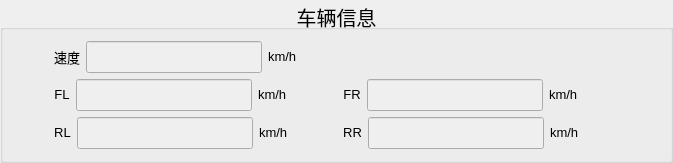
     <widget class="QGroupBox" name="groupBox_6">
      <property name="font">
       <font>
        <pointsize>15</pointsize>
       </font>
      </property>
      <property name="title">
       <string>车辆信息</string>
      </property>
      <property name="alignment">
       <set>Qt::AlignCenter</set>
      </property>
      <layout class="QGridLayout" name="gridLayout_10">
       <item row="1" column="0">
        <spacer name="horizontalSpacer_24">
         <property name="orientation">
          <enum>Qt::Horizontal</enum>
         </property>
         <property name="sizeHint" stdset="0">
          <size>
           <width>40</width>
           <height>20</height>
          </size>
         </property>
        </spacer>
       </item>
       <item row="0" column="1">
        <layout class="QHBoxLayout" name="horizontalLayout_29">
         <item>
          <widget class="QLabel" name="label_10">
           <property name="sizePolicy">
            <sizepolicy hsizetype="Fixed" vsizetype="Fixed">
             <horstretch>0</horstretch>
             <verstretch>0</verstretch>
            </sizepolicy>
           </property>
           <property name="font">
            <font>
             <pointsize>10</pointsize>
             <bold>false</bold>
             <kerning>true</kerning>
            </font>
           </property>
           <property name="text">
            <string>速度</string>
           </property>
           <property name="alignment">
            <set>Qt::AlignCenter</set>
           </property>
          </widget>
         </item>
         <item>
          <widget class="QLineEdit" name="LineEdit_VehicleSpeed">
           <property name="enabled">
            <bool>false</bool>
           </property>
           <property name="readOnly">
            <bool>true</bool>
           </property>
          </widget>
         </item>
         <item>
          <widget class="QLabel" name="label_43">
           <property name="enabled">
            <bool>true</bool>
           </property>
           <property name="sizePolicy">
            <sizepolicy hsizetype="Fixed" vsizetype="Fixed">
             <horstretch>0</horstretch>
             <verstretch>0</verstretch>
            </sizepolicy>
           </property>
           <property name="font">
            <font>
             <pointsize>10</pointsize>
             <bold>false</bold>
             <kerning>true</kerning>
            </font>
           </property>
           <property name="text">
            <string>km/h</string>
           </property>
          </widget>
         </item>
         <item>
          <spacer name="horizontalSpacer_15">
           <property name="orientation">
            <enum>Qt::Horizontal</enum>
           </property>
           <property name="sizeHint" stdset="0">
            <size>
             <width>40</width>
             <height>20</height>
            </size>
           </property>
          </spacer>
         </item>
        </layout>
       </item>
       <item row="2" column="2">
        <layout class="QHBoxLayout" name="horizontalLayout_33">
         <item>
          <widget class="QLabel" name="label_104">
           <property name="sizePolicy">
            <sizepolicy hsizetype="Fixed" vsizetype="Fixed">
             <horstretch>0</horstretch>
             <verstretch>0</verstretch>
            </sizepolicy>
           </property>
           <property name="font">
            <font>
             <pointsize>10</pointsize>
             <bold>false</bold>
             <kerning>true</kerning>
            </font>
           </property>
           <property name="text">
            <string>RR</string>
           </property>
           <property name="alignment">
            <set>Qt::AlignCenter</set>
           </property>
          </widget>
         </item>
         <item>
          <widget class="QLineEdit" name="LineEdit_RRSpeed">
           <property name="enabled">
            <bool>false</bool>
           </property>
           <property name="readOnly">
            <bool>true</bool>
           </property>
          </widget>
         </item>
         <item>
          <widget class="QLabel" name="label_12">
           <property name="sizePolicy">
            <sizepolicy hsizetype="Fixed" vsizetype="Fixed">
             <horstretch>0</horstretch>
             <verstretch>0</verstretch>
            </sizepolicy>
           </property>
           <property name="font">
            <font>
             <pointsize>10</pointsize>
             <bold>false</bold>
             <kerning>true</kerning>
            </font>
           </property>
           <property name="text">
            <string>km/h</string>
           </property>
          </widget>
         </item>
         <item>
          <spacer name="horizontalSpacer_19">
           <property name="orientation">
            <enum>Qt::Horizontal</enum>
           </property>
           <property name="sizeHint" stdset="0">
            <size>
             <width>40</width>
             <height>20</height>
            </size>
           </property>
          </spacer>
         </item>
        </layout>
       </item>
       <item row="2" column="1">
        <layout class="QHBoxLayout" name="horizontalLayout_31">
         <item>
          <widget class="QLabel" name="label_103">
           <property name="sizePolicy">
            <sizepolicy hsizetype="Fixed" vsizetype="Fixed">
             <horstretch>0</horstretch>
             <verstretch>0</verstretch>
            </sizepolicy>
           </property>
           <property name="font">
            <font>
             <pointsize>10</pointsize>
             <bold>false</bold>
             <kerning>true</kerning>
            </font>
           </property>
           <property name="text">
            <string>RL</string>
           </property>
           <property name="alignment">
            <set>Qt::AlignCenter</set>
           </property>
          </widget>
         </item>
         <item>
          <widget class="QLineEdit" name="LineEdit_RLSpeed">
           <property name="enabled">
            <bool>false</bool>
           </property>
           <property name="readOnly">
            <bool>true</bool>
           </property>
          </widget>
         </item>
         <item>
          <widget class="QLabel" name="label_15">
           <property name="sizePolicy">
            <sizepolicy hsizetype="Fixed" vsizetype="Fixed">
             <horstretch>0</horstretch>
             <verstretch>0</verstretch>
            </sizepolicy>
           </property>
           <property name="font">
            <font>
             <pointsize>10</pointsize>
             <bold>false</bold>
             <kerning>true</kerning>
            </font>
           </property>
           <property name="text">
            <string>km/h</string>
           </property>
          </widget>
         </item>
         <item>
          <spacer name="horizontalSpacer_17">
           <property name="orientation">
            <enum>Qt::Horizontal</enum>
           </property>
           <property name="sizeHint" stdset="0">
            <size>
             <width>40</width>
             <height>20</height>
            </size>
           </property>
          </spacer>
         </item>
        </layout>
       </item>
       <item row="1" column="1">
        <layout class="QHBoxLayout" name="horizontalLayout_30">
         <item>
          <widget class="QLabel" name="label_102">
           <property name="sizePolicy">
            <sizepolicy hsizetype="Fixed" vsizetype="Fixed">
             <horstretch>0</horstretch>
             <verstretch>0</verstretch>
            </sizepolicy>
           </property>
           <property name="font">
            <font>
             <pointsize>10</pointsize>
             <bold>false</bold>
             <kerning>true</kerning>
            </font>
           </property>
           <property name="text">
            <string>FL</string>
           </property>
           <property name="alignment">
            <set>Qt::AlignCenter</set>
           </property>
          </widget>
         </item>
         <item>
          <widget class="QLineEdit" name="LineEdit_FLSpeed">
           <property name="enabled">
            <bool>false</bool>
           </property>
           <property name="readOnly">
            <bool>true</bool>
           </property>
          </widget>
         </item>
         <item>
          <widget class="QLabel" name="label_13">
           <property name="sizePolicy">
            <sizepolicy hsizetype="Fixed" vsizetype="Fixed">
             <horstretch>0</horstretch>
             <verstretch>0</verstretch>
            </sizepolicy>
           </property>
           <property name="font">
            <font>
             <pointsize>10</pointsize>
             <bold>false</bold>
             <kerning>true</kerning>
            </font>
           </property>
           <property name="text">
            <string>km/h</string>
           </property>
          </widget>
         </item>
         <item>
          <spacer name="horizontalSpacer_16">
           <property name="orientation">
            <enum>Qt::Horizontal</enum>
           </property>
           <property name="sizeHint" stdset="0">
            <size>
             <width>40</width>
             <height>20</height>
            </size>
           </property>
          </spacer>
         </item>
        </layout>
       </item>
       <item row="1" column="2">
        <layout class="QHBoxLayout" name="horizontalLayout_32">
         <item>
          <widget class="QLabel" name="label_105">
           <property name="sizePolicy">
            <sizepolicy hsizetype="Fixed" vsizetype="Fixed">
             <horstretch>0</horstretch>
             <verstretch>0</verstretch>
            </sizepolicy>
           </property>
           <property name="font">
            <font>
             <pointsize>10</pointsize>
             <bold>false</bold>
             <kerning>true</kerning>
            </font>
           </property>
           <property name="text">
            <string>FR</string>
           </property>
           <property name="alignment">
            <set>Qt::AlignCenter</set>
           </property>
          </widget>
         </item>
         <item>
          <widget class="QLineEdit" name="LineEdit_FRSpeed">
           <property name="enabled">
            <bool>false</bool>
           </property>
           <property name="readOnly">
            <bool>true</bool>
           </property>
          </widget>
         </item>
         <item>
          <widget class="QLabel" name="label_14">
           <property name="sizePolicy">
            <sizepolicy hsizetype="Fixed" vsizetype="Fixed">
             <horstretch>0</horstretch>
             <verstretch>0</verstretch>
            </sizepolicy>
           </property>
           <property name="font">
            <font>
             <pointsize>10</pointsize>
             <bold>false</bold>
             <kerning>true</kerning>
            </font>
           </property>
           <property name="text">
            <string>km/h</string>
           </property>
          </widget>
         </item>
         <item>
          <spacer name="horizontalSpacer_18">
           <property name="orientation">
            <enum>Qt::Horizontal</enum>
           </property>
           <property name="sizeHint" stdset="0">
            <size>
             <width>40</width>
             <height>20</height>
            </size>
           </property>
          </spacer>
         </item>
        </layout>
       </item>
       <item row="2" column="3">
        <spacer name="horizontalSpacer_25">
         <property name="orientation">
          <enum>Qt::Horizontal</enum>
         </property>
         <property name="sizeHint" stdset="0">
          <size>
           <width>40</width>
           <height>20</height>
          </size>
         </property>
        </spacer>
       </item>
      </layout>
     </widget>
